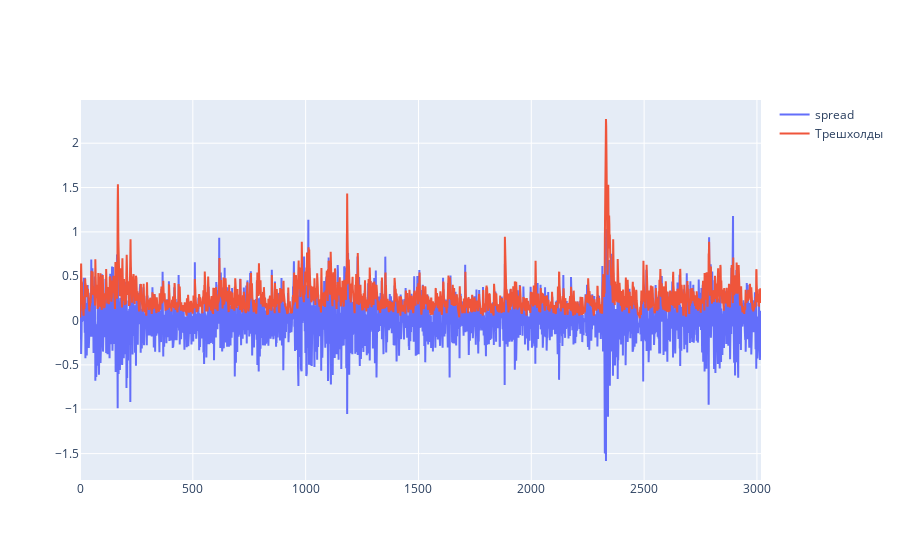

The notebook cell this image was saved under:
### Code cell
fig = go.Figure(data=[
    go.Scatter(y=spread, name="spread"),
    go.Scatter(y=opt_t, name="Трешхолды")
])
fig.show()

### Figure 1 — Plotly figure (JSON) as saved in the notebook; plotly's stock layout.template omitted (floating-point values rounded to 4 significant figures; data arrays with more than 128 entries replaced by an {"elided": "..."} marker saying what was removed)
{"data": [{"name": "spread", "type": "scatter", "y": {"elided": "3019 float values"}}, {"name": "Трешхолды", "type": "scatter", "y": {"elided": "3018 float values"}}], "layout": {"autosize": true, "xaxis": {"autorange": true, "range": [0, 3018]}, "yaxis": {"autorange": true, "range": [-1.797, 2.487], "type": "linear"}}}
